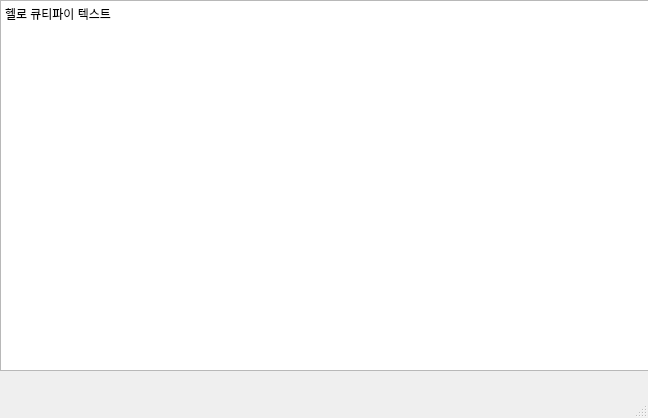
<?xml version="1.0" encoding="UTF-8"?>
<ui version="4.0">
 <class>MainWindow</class>
 <widget class="QMainWindow" name="MainWindow">
  <property name="geometry">
   <rect>
    <x>0</x>
    <y>0</y>
    <width>648</width>
    <height>418</height>
   </rect>
  </property>
  <property name="cursor">
   <cursorShape>UpArrowCursor</cursorShape>
  </property>
  <property name="contextMenuPolicy">
   <enum>Qt::DefaultContextMenu</enum>
  </property>
  <property name="windowTitle">
   <string>헬로큐티파이</string>
  </property>
  <property name="toolTipDuration">
   <number>-4</number>
  </property>
  <widget class="QWidget" name="centralwidget">
   <widget class="QPlainTextEdit" name="plainTextEdit">
    <property name="geometry">
     <rect>
      <x>0</x>
      <y>0</y>
      <width>651</width>
      <height>371</height>
     </rect>
    </property>
    <property name="contextMenuPolicy">
     <enum>Qt::CustomContextMenu</enum>
    </property>
    <property name="midLineWidth">
     <number>0</number>
    </property>
    <property name="plainText">
     <string>헬로 큐티파이 텍스트</string>
    </property>
   </widget>
  </widget>
  <widget class="QMenuBar" name="menubar">
   <property name="geometry">
    <rect>
     <x>0</x>
     <y>0</y>
     <width>648</width>
     <height>21</height>
    </rect>
   </property>
  </widget>
  <widget class="QStatusBar" name="statusbar"/>
 </widget>
 <resources/>
 <connections/>
</ui>
